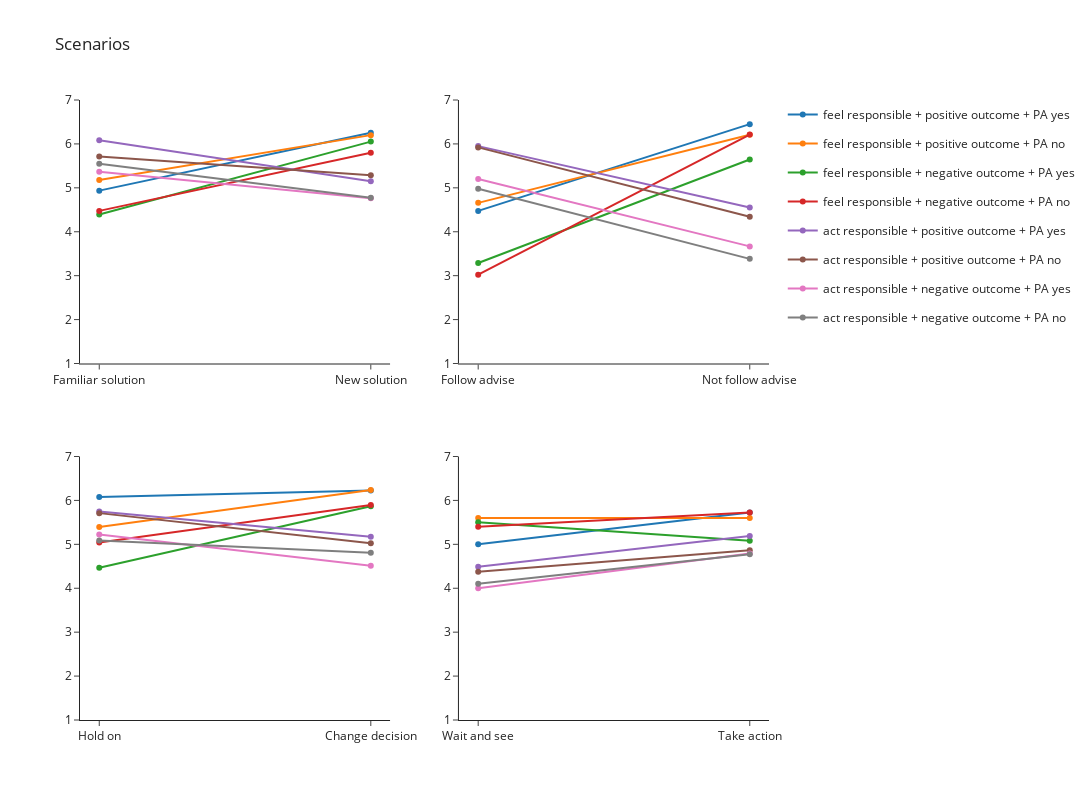

Notebook code cell kept with this figure:
### Code cell
x_axis_values_list = [
    ["Familiar solution", "New solution"],
    ["Follow advise", "Not follow advise"],
    ["Hold on", "Change decision"],
    ["Wait and see", "Take action"],
]

colors_dict = {
    "feel responsible + positive outcome + PA yes": "#1F77B4",
    "feel responsible + positive outcome + PA no": "#FF7F0E",
    "feel responsible + negative outcome + PA yes": "#2CA02C",
    "feel responsible + negative outcome + PA no": "#D62728",
    "act responsible + positive outcome + PA yes": "#9467BD",
    "act responsible + positive outcome + PA no": "#8C564B",
    "act responsible + negative outcome + PA yes": "#E377C2",
    "act responsible + negative outcome + PA no": "#7F7F7F",
}

from plotly.subplots import make_subplots


fig = make_subplots(rows=2, cols=2)

# Create traces
for scenario, x_axis_values in zip(range(1, 5), x_axis_values_list):
    for responsibility_scale in ["feel", "act"]:
        for outcome in ["positive", "negative"]:
            for pa_available in ["yes", "no"]:
                fig.add_trace(
                    go.Scatter(
                        x=x_axis_values,
                        y=[
                            get_mean_scales(
                                responsibility_scale=responsibility_scale,
                                scenario_nr=scenario,
                                solution_type="familiar",
                                outcome=outcome,
                                pa=pa_available,
                            ),
                            get_mean_scales(
                                responsibility_scale=responsibility_scale,
                                scenario_nr=scenario,
                                solution_type="new",
                                outcome=outcome,
                                pa=pa_available,
                            ),
                        ],
                        mode="lines+markers",
                        name=f"{responsibility_scale} responsible + {outcome} outcome + PA {pa_available}",
                        legendgroup=f"{responsibility_scale} responsible + {outcome} outcome + PA {pa_available}",
                        marker_color=colors_dict[
                            f"{responsibility_scale} responsible + {outcome} outcome + PA {pa_available}"
                        ],
                        showlegend=True if scenario == 1 else False,
                    ),
                    row=1 if scenario in [1, 2] else 2,
                    col=1 if scenario in [1, 3] else 2,
                )
# fig.update_xaxes(range=[1, 7], dtick=1)
fig.update_yaxes(range=[1, 7], dtick=1)
fig.update_layout(width=900 + 200, height=600 + 200, title=f"Scenarios")
fig.show()
fig.write_html(f"scenarios_all.html")

### Figure 1 — Plotly figure (JSON) as saved in the notebook; plotly's stock layout.template omitted (floating-point values rounded to 4 significant figures)
{"data": [{"legendgroup": "feel responsible + positive outcome + PA yes", "marker": {"color": "#1F77B4"}, "mode": "lines+markers", "name": "feel responsible + positive outcome + PA yes", "showlegend": true, "type": "scatter", "x": ["Familiar solution", "New solution"], "xaxis": "x", "y": [4.936, 6.255], "yaxis": "y"}, {"legendgroup": "feel responsible + positive outcome + PA no", "marker": {"color": "#FF7F0E"}, "mode": "lines+markers", "name": "feel responsible + positive outcome + PA no", "showlegend": true, "type": "scatter", "x": ["Familiar solution", "New solution"], "xaxis": "x", "y": [5.178, 6.2], "yaxis": "y"}, {"legendgroup": "feel responsible + negative outcome + PA yes", "marker": {"color": "#2CA02C"}, "mode": "lines+markers", "name": "feel responsible + negative outcome + PA yes", "showlegend": true, "type": "scatter", "x": ["Familiar solution", "New solution"], "xaxis": "x", "y": [4.395, 6.053], "yaxis": "y"}, {"legendgroup": "feel responsible + negative outcome + PA no", "marker": {"color": "#D62728"}, "mode": "lines+markers", "name": "feel responsible + negative outcome + PA no", "showlegend": true, "type": "scatter", "x": ["Familiar solution", "New solution"], "xaxis": "x", "y": [4.475, 5.8], "yaxis": "y"}, {"legendgroup": "act responsible + positive outcome + PA yes", "marker": {"color": "#9467BD"}, "mode": "lines+markers", "name": "act responsible + positive outcome + PA yes", "showlegend": true, "type": "scatter", "x": ["Familiar solution", "New solution"], "xaxis": "x", "y": [6.085, 5.149], "yaxis": "y"}, {"legendgroup": "act responsible + positive outcome + PA no", "marker": {"color": "#8C564B"}, "mode": "lines+markers", "name": "act responsible + positive outcome + PA no", "showlegend": true, "type": "scatter", "x": ["Familiar solution", "New solution"], "xaxis": "x", "y": [5.711, 5.289], "yaxis": "y"}, {"legendgroup": "act responsible + negative outcome + PA yes", "marker": {"color": "#E377C2"}, "mode": "lines+markers", "name": "act responsible + negative outcome + PA yes", "showlegend": true, "type": "scatter", "x": ["Familiar solution", "New solution"], "xaxis": "x", "y": [5.368, 4.763], "yaxis": "y"}, {"legendgroup": "act responsible + negative outcome + PA no", "marker": {"color": "#7F7F7F"}, "mode": "lines+markers", "name": "act responsible + negative outcome + PA no", "showlegend": true, "type": "scatter", "x": ["Familiar solution", "New solution"], "xaxis": "x", "y": [5.55, 4.775], "yaxis": "y"}, {"legendgroup": "feel responsible + positive outcome + PA yes", "marker": {"color": "#1F77B4"}, "mode": "lines+markers", "name": "feel responsible + positive outcome + PA yes", "showlegend": false, "type": "scatter", "x": ["Follow advise", "Not follow advise"], "xaxis": "x2", "y": [4.475, 6.45], "yaxis": "y2"}, {"legendgroup": "feel responsible + positive outcome + PA no", "marker": {"color": "#FF7F0E"}, "mode": "lines+markers", "name": "feel responsible + positive outcome + PA no", "showlegend": false, "type": "scatter", "x": ["Follow advise", "Not follow advise"], "xaxis": "x2", "y": [4.658, 6.211], "yaxis": "y2"}, {"legendgroup": "feel responsible + negative outcome + PA yes", "marker": {"color": "#2CA02C"}, "mode": "lines+markers", "name": "feel responsible + negative outcome + PA yes", "showlegend": false, "type": "scatter", "x": ["Follow advise", "Not follow advise"], "xaxis": "x2", "y": [3.289, 5.644], "yaxis": "y2"}, {"legendgroup": "feel responsible + negative outcome + PA no", "marker": {"color": "#D62728"}, "mode": "lines+markers", "name": "feel responsible + negative outcome + PA no", "showlegend": false, "type": "scatter", "x": ["Follow advise", "Not follow advise"], "xaxis": "x2", "y": [3.021, 6.213], "yaxis": "y2"}, {"legendgroup": "act responsible + positive outcome + PA yes", "marker": {"color": "#9467BD"}, "mode": "lines+markers", "name": "act responsible + positive outcome + PA yes", "showlegend": false, "type": "scatter", "x": ["Follow advise", "Not follow advise"], "xaxis": "x2", "y": [5.95, 4.55], "yaxis": "y2"}, {"legendgroup": "act responsible + positive outcome + PA no", "marker": {"color": "#8C564B"}, "mode": "lines+markers", "name": "act responsible + positive outcome + PA no", "showlegend": false, "type": "scatter", "x": ["Follow advise", "Not follow advise"], "xaxis": "x2", "y": [5.921, 4.342], "yaxis": "y2"}, {"legendgroup": "act responsible + negative outcome + PA yes", "marker": {"color": "#E377C2"}, "mode": "lines+markers", "name": "act responsible + negative outcome + PA yes", "showlegend": false, "type": "scatter", "x": ["Follow advise", "Not follow advise"], "xaxis": "x2", "y": [5.2, 3.667], "yaxis": "y2"}, {"legendgroup": "act responsible + negative outcome + PA no", "marker": {"color": "#7F7F7F"}, "mode": "lines+markers", "name": "act responsible + negative outcome + PA no", "showlegend": false, "type": "scatter", "x": ["Follow advise", "Not follow advise"], "xaxis": "x2", "y": [4.979, 3.383], "yaxis": "y2"}, {"legendgroup": "feel responsible + positive outcome + PA yes", "marker": {"color": "#1F77B4"}, "mode": "lines+markers", "name": "feel responsible + positive outcome + PA yes", "showlegend": false, "type": "scatter", "x": ["Hold on", "Change decision"], "xaxis": "x3", "y": [6.075, 6.225], "yaxis": "y3"}, {"legendgroup": "feel responsible + positive outcome + PA no", "marker": {"color": "#FF7F0E"}, "mode": "lines+markers", "name": "feel responsible + positive outcome + PA no", "showlegend": false, "type": "scatter", "x": ["Hold on", "Change decision"], "xaxis": "x3", "y": [5.395, 6.237], "yaxis": "y3"}, {"legendgroup": "feel responsible + negative outcome + PA yes", "marker": {"color": "#2CA02C"}, "mode": "lines+markers", "name": "feel responsible + negative outcome + PA yes", "showlegend": false, "type": "scatter", "x": ["Hold on", "Change decision"], "xaxis": "x3", "y": [4.467, 5.867], "yaxis": "y3"}, {"legendgroup": "feel responsible + negative outcome + PA no", "marker": {"color": "#D62728"}, "mode": "lines+markers", "name": "feel responsible + negative outcome + PA no", "showlegend": false, "type": "scatter", "x": ["Hold on", "Change decision"], "xaxis": "x3", "y": [5.043, 5.894], "yaxis": "y3"}, {"legendgroup": "act responsible + positive outcome + PA yes", "marker": {"color": "#9467BD"}, "mode": "lines+markers", "name": "act responsible + positive outcome + PA yes", "showlegend": false, "type": "scatter", "x": ["Hold on", "Change decision"], "xaxis": "x3", "y": [5.75, 5.175], "yaxis": "y3"}, {"legendgroup": "act responsible + positive outcome + PA no", "marker": {"color": "#8C564B"}, "mode": "lines+markers", "name": "act responsible + positive outcome + PA no", "showlegend": false, "type": "scatter", "x": ["Hold on", "Change decision"], "xaxis": "x3", "y": [5.711, 5.026], "yaxis": "y3"}, {"legendgroup": "act responsible + negative outcome + PA yes", "marker": {"color": "#E377C2"}, "mode": "lines+markers", "name": "act responsible + negative outcome + PA yes", "showlegend": false, "type": "scatter", "x": ["Hold on", "Change decision"], "xaxis": "x3", "y": [5.222, 4.511], "yaxis": "y3"}, {"legendgroup": "act responsible + negative outcome + PA no", "marker": {"color": "#7F7F7F"}, "mode": "lines+markers", "name": "act responsible + negative outcome + PA no", "showlegend": false, "type": "scatter", "x": ["Hold on", "Change decision"], "xaxis": "x3", "y": [5.085, 4.809], "yaxis": "y3"}, {"legendgroup": "feel responsible + positive outcome + PA yes", "marker": {"color": "#1F77B4"}, "mode": "lines+markers", "name": "feel responsible + positive outcome + PA yes", "showlegend": false, "type": "scatter", "x": ["Wait and see", "Take action"], "xaxis": "x4", "y": [5, 5.723], "yaxis": "y4"}, {"legendgroup": "feel responsible + positive outcome + PA no", "marker": {"color": "#FF7F0E"}, "mode": "lines+markers", "name": "feel responsible + positive outcome + PA no", "showlegend": false, "type": "scatter", "x": ["Wait and see", "Take action"], "xaxis": "x4", "y": [5.6, 5.6], "yaxis": "y4"}, {"legendgroup": "feel responsible + negative outcome + PA yes", "marker": {"color": "#2CA02C"}, "mode": "lines+markers", "name": "feel responsible + negative outcome + PA yes", "showlegend": false, "type": "scatter", "x": ["Wait and see", "Take action"], "xaxis": "x4", "y": [5.5, 5.079], "yaxis": "y4"}, {"legendgroup": "feel responsible + negative outcome + PA no", "marker": {"color": "#D62728"}, "mode": "lines+markers", "name": "feel responsible + negative outcome + PA no", "showlegend": false, "type": "scatter", "x": ["Wait and see", "Take action"], "xaxis": "x4", "y": [5.4, 5.725], "yaxis": "y4"}, {"legendgroup": "act responsible + positive outcome + PA yes", "marker": {"color": "#9467BD"}, "mode": "lines+markers", "name": "act responsible + positive outcome + PA yes", "showlegend": false, "type": "scatter", "x": ["Wait and see", "Take action"], "xaxis": "x4", "y": [4.489, 5.191], "yaxis": "y4"}, {"legendgroup": "act responsible + positive outcome + PA no", "marker": {"color": "#8C564B"}, "mode": "lines+markers", "name": "act responsible + positive outcome + PA no", "showlegend": false, "type": "scatter", "x": ["Wait and see", "Take action"], "xaxis": "x4", "y": [4.378, 4.867], "yaxis": "y4"}, {"legendgroup": "act responsible + negative outcome + PA yes", "marker": {"color": "#E377C2"}, "mode": "lines+markers", "name": "act responsible + negative outcome + PA yes", "showlegend": false, "type": "scatter", "x": ["Wait and see", "Take action"], "xaxis": "x4", "y": [4, 4.789], "yaxis": "y4"}, {"legendgroup": "act responsible + negative outcome + PA no", "marker": {"color": "#7F7F7F"}, "mode": "lines+markers", "name": "act responsible + negative outcome + PA no", "showlegend": false, "type": "scatter", "x": ["Wait and see", "Take action"], "xaxis": "x4", "y": [4.1, 4.775], "yaxis": "y4"}], "layout": {"height": 800, "title": {"text": "Scenarios"}, "width": 1100, "xaxis": {"anchor": "y", "domain": [0, 0.45]}, "xaxis2": {"anchor": "y2", "domain": [0.55, 1]}, "xaxis3": {"anchor": "y3", "domain": [0, 0.45]}, "xaxis4": {"anchor": "y4", "domain": [0.55, 1]}, "yaxis": {"anchor": "x", "domain": [0.575, 1], "dtick": 1, "range": [1, 7]}, "yaxis2": {"anchor": "x2", "domain": [0.575, 1], "dtick": 1, "range": [1, 7]}, "yaxis3": {"anchor": "x3", "domain": [0, 0.425], "dtick": 1, "range": [1, 7]}, "yaxis4": {"anchor": "x4", "domain": [0, 0.425], "dtick": 1, "range": [1, 7]}}}
